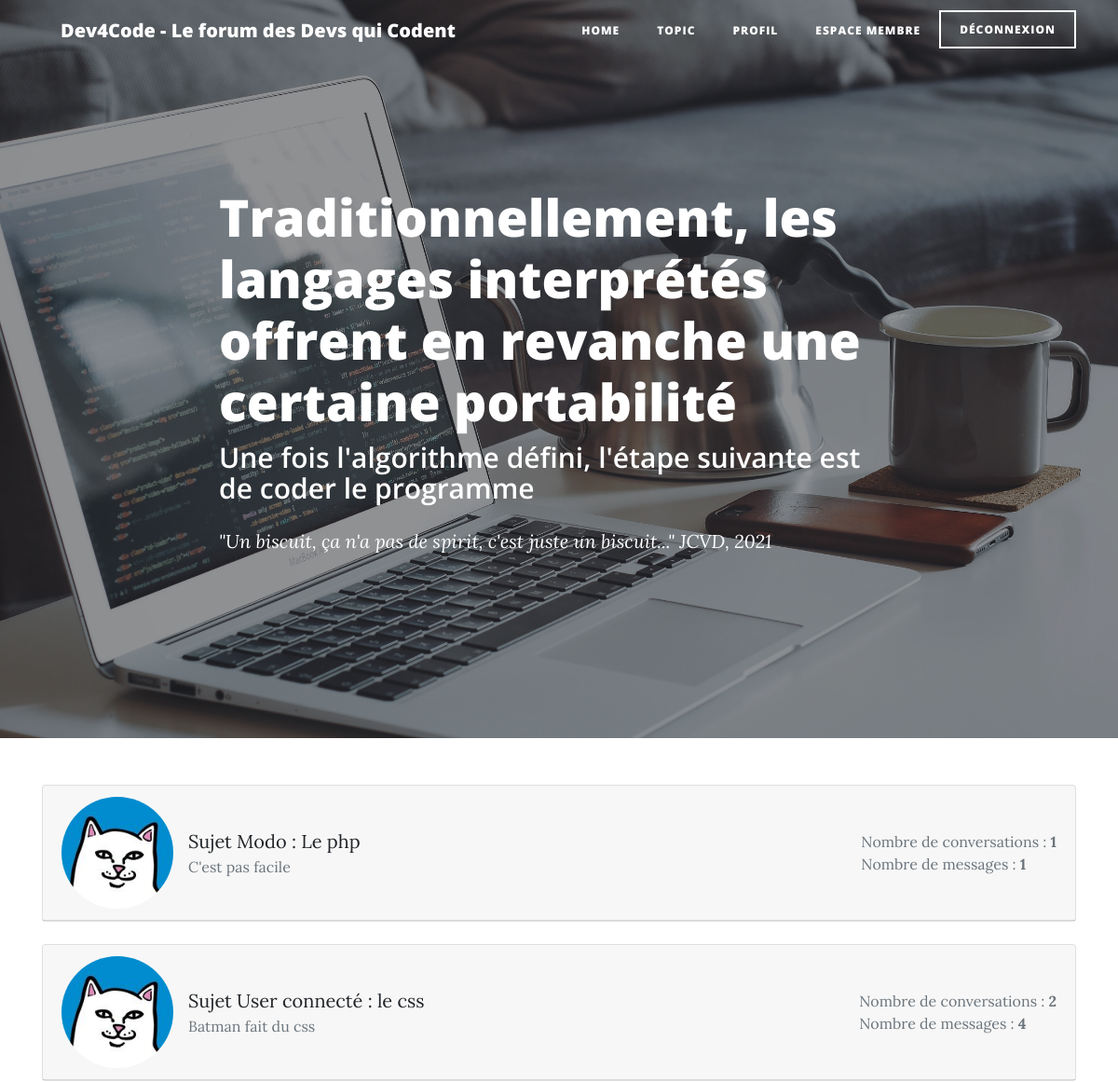
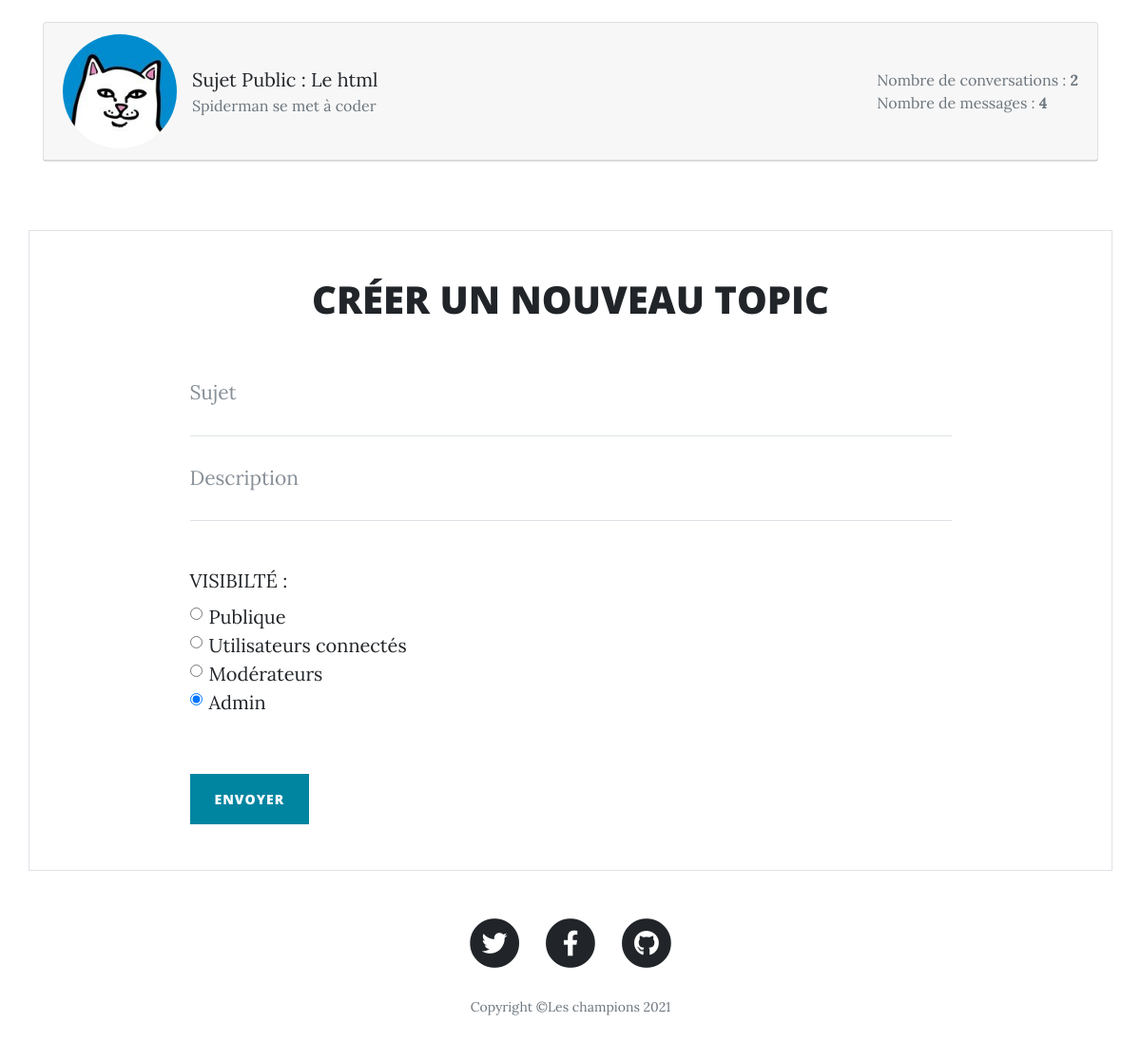
The page /pages/topics.php (signed in) on the database its author committed (2 pictures, top to bottom).
### tables this page shows
CREATE TABLE IF NOT EXISTS `topics` (
  `id` int(11) NOT NULL AUTO_INCREMENT,
  `id_createur` int(11) NOT NULL,
  `sujet` varchar(255) NOT NULL,
  `description` text NOT NULL,
  `date_heure_creation` datetime NOT NULL,
  `id_visibilite` int(11) NOT NULL,
  PRIMARY KEY (`id`)
);

### pages/topics.php (called while the page is built, shortened)
<?php
require ('../include/pages/head.php');
require ('../include/pages/naviguation.php');
require ('../include/pages/topics.php');
require ('../include/pages/footer.php');
?>

### classe/class-topic.php (the view, shortened to what this page needs)
<?php
class Topic
{
public function __construct( $id_createur, $sujet, $description, $date_heure_creation, $id_visibilite )
    {
        $this->bdd = $this->connection_bdd() ;
    }
public function connection_bdd()
    {
            try
            {
                $bdd = new PDO('mysql:host=localhost;dbname=forum;charset=utf8', 'root', '', array(PDO::ATTR_ERRMODE => PDO::ERRMODE_EXCEPTION));
            }
            catch (Exception $e)
            {
                die('Erreur : ' . $e->getMessage());
            }
            return $bdd;
    }
                ?>
                <?php
    public function afficher_topics_exsitants_moderateur()
    {
        $requete = $this->bdd->query(' SELECT * FROM topics where id_visibilite <= 2 ORDER BY date_heure_creation desc' );
        $topics = $requete->fetchall();
        foreach ($topics as $key => $value )
            {   $nombre_conversations = $this->compter_nombre_conversation($value['id']);
                $nombre_messages = $this->compter_nombre_messages($value['id']);
                ?>
            <div class="container d-block ">
                <div class="row">
                    <div class="col-md-12">
                        <div class="card mb-4">
                            <div class="card-header">
                                <div class="media flex-wrap w-100 align-items-center"> <img src="../img/fuck-cat.jpg" class="d-block ui-w-40 rounded-circle" alt="">
                                    <div class="media-body ml-3"> <a href="conversation.php?id=<?php echo $value['id']?>"><?php echo $value['sujet'] ?> </a>
                                        <div class="text-muted small"><?php echo $value['description'] ?></div>
                                    </div>
                                    <div class="text-muted small ml-3">
                                        <div>Nombre de conversations : <strong> <?php echo $nombre_conversations[0]; ?></strong></div>
                                        <div>Nombre de messages : <strong><?php echo $nombre_messages[0]; ?></strong></div>
                                    </div>
                                </div>
                            </div>
                        </div>
                    </div>
                </div>
            </div>
                <?php
            }
            include('../include/pages/formulaire_creation_topic.php');
    }
                ?>
            <?php
public function compter_nombre_conversation($a)
    {
        $req = $this->bdd->prepare('SELECT COUNT(*) FROM conversations where id_topic = :id ');
        $req->execute(array(
                'id' => $a,
                ));
        return $resultat_conversations = $req->fetch();
    }
public function compter_nombre_messages($a)
    {
        $req = $this->bdd->prepare('SELECT COUNT(*) FROM messages where id_topic = :id ');
        $req->execute(array(
                'id' => $a,
                ));
        return $resultat_messages = $req->fetch();
    }
}
?>

### rows shown on the page
topics: sujet "Sujet Modo : Le php", description "C'est pas facile", nombre_conversations "1", nombre_messages "1"
topics: sujet "Sujet User connecté : le css", description "Batman fait du css", nombre_conversations "2", nombre_messages "4"
topics: sujet "Sujet Public : Le html", description "Spiderman se met à coder", nombre_conversations "2", nombre_messages "4"
